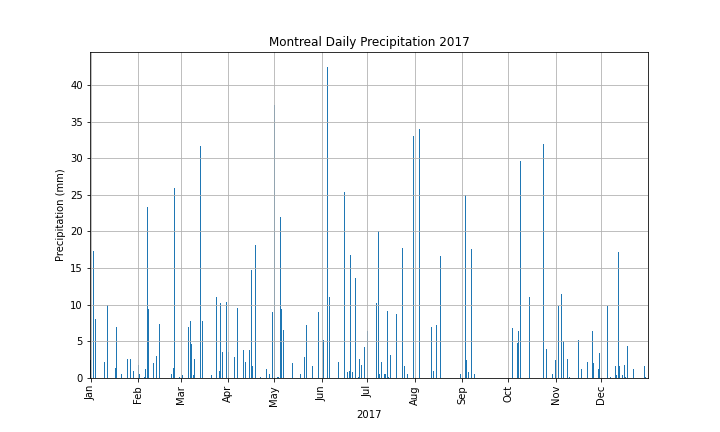

Write Python code to recreate this figure.
# -*- coding: utf-8 -*-
"""
Created on Tue Jan 12 17:42:08 2021

@author: Callum

Read a file that contains daily weather data for 2017 from Environment and 
Climate Change Canada for CYUL (Montreal-Trudeau Airport) and produce a bar plot 
of Daily precip.values over the year.

"""

import pandas as pd
import matplotlib.pyplot as plt
import matplotlib.dates as mdates
from matplotlib.dates import DateFormatter
import numpy as np

df = pd.read_csv('http://www.cdmccray.com/python_tutorial/eng-daily-01012017-12312017.csv')

"""Set index to datetime"""
df["Date"] = pd.to_datetime(df["Date"])
df.set_index("Date", inplace = True)
nf = df[["Month","Precip"]]

#Sum over each month
#print(nf.groupby(["Month"]).sum())
#Total year precip
#print(nf["Precip"].sum())

"""Plot the data as a bar chart"""
fig, ax = plt.subplots(figsize =  (10, 6))
df["Precip"].plot.bar(ax = ax)

"""Align xticks with each month and alter format"""
months = mdates.MonthLocator()
ax.xaxis.set_major_locator(months)
date_form = DateFormatter("%b")
ax.xaxis.set_major_formatter(date_form)

ax.set(xlabel="2017",
       ylabel="Precipitation (mm)",
       title="Montreal Daily Precipitation 2017")

plt.grid()

plt.savefig("precip_data.png")
plt.show()
plt.close(fig)